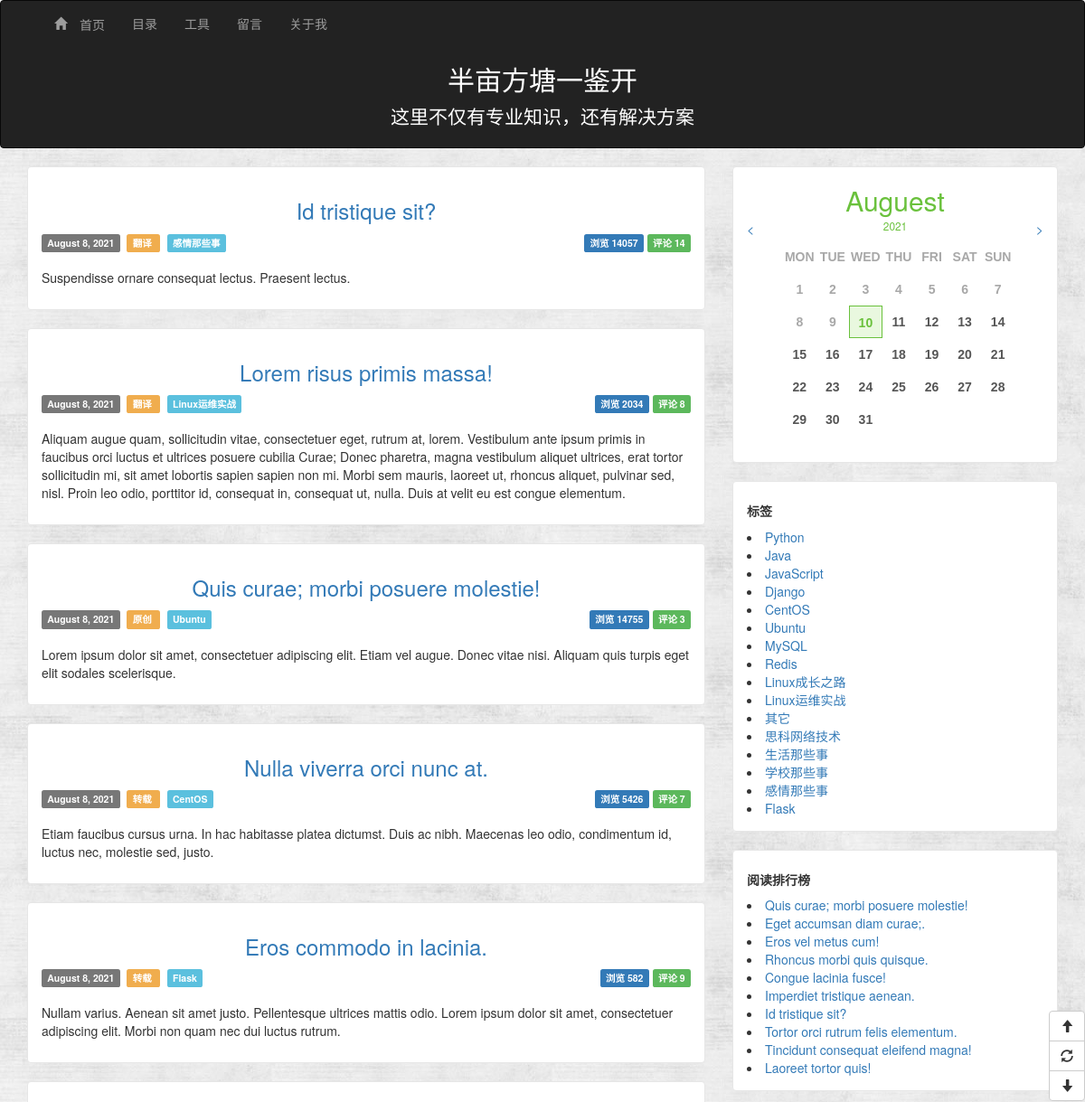
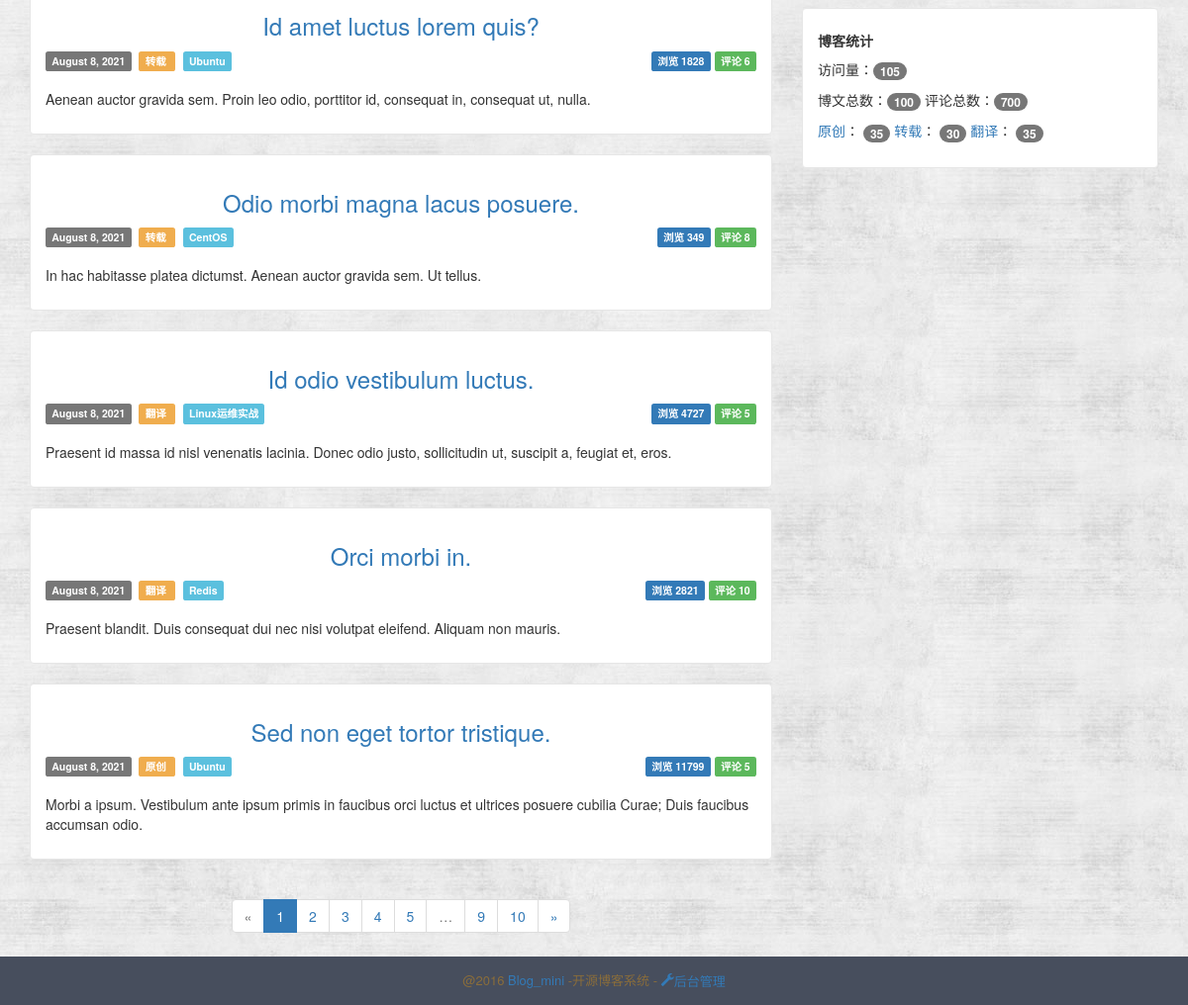
Before: / with the older database file (2 pictures, top to bottom).
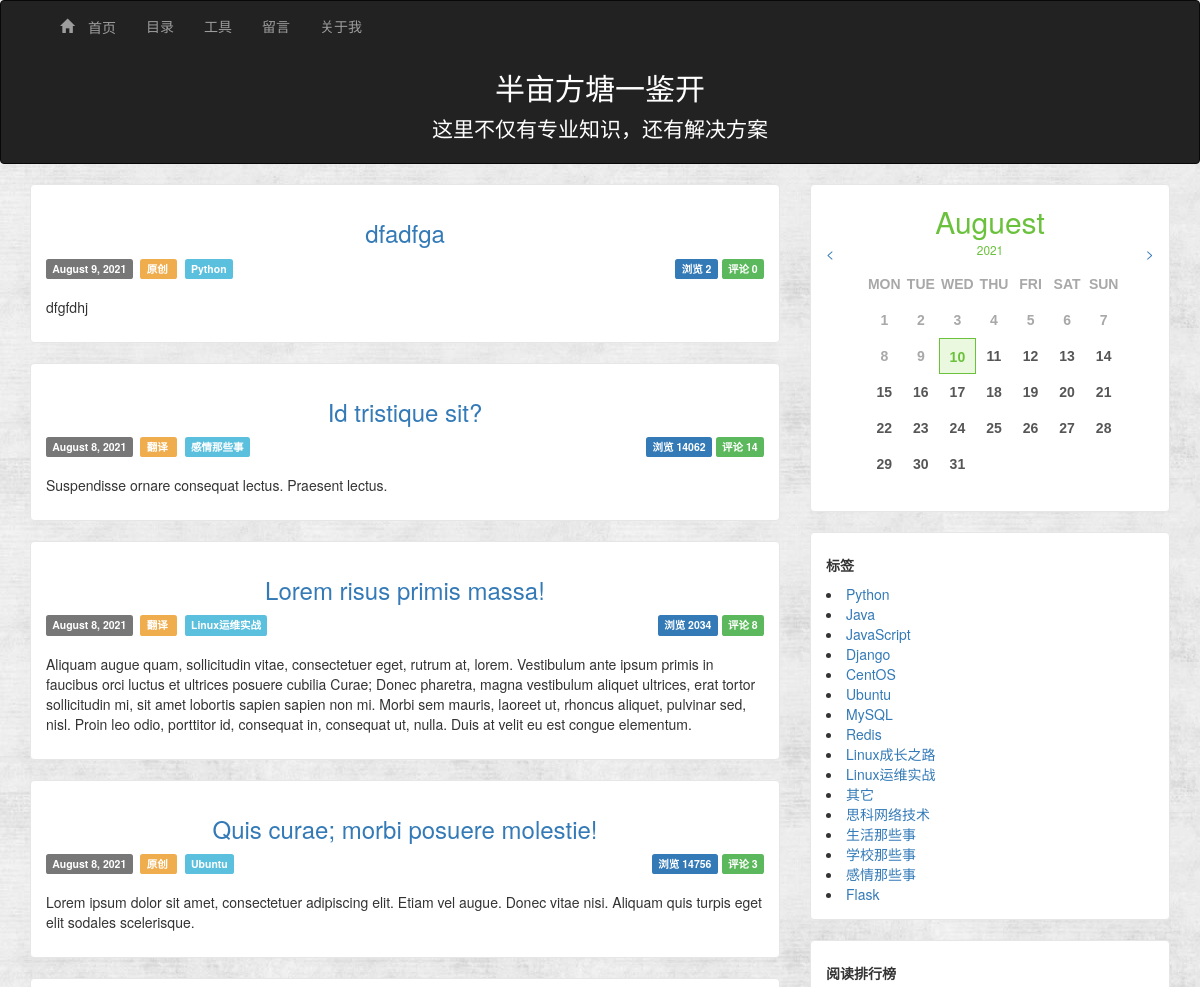
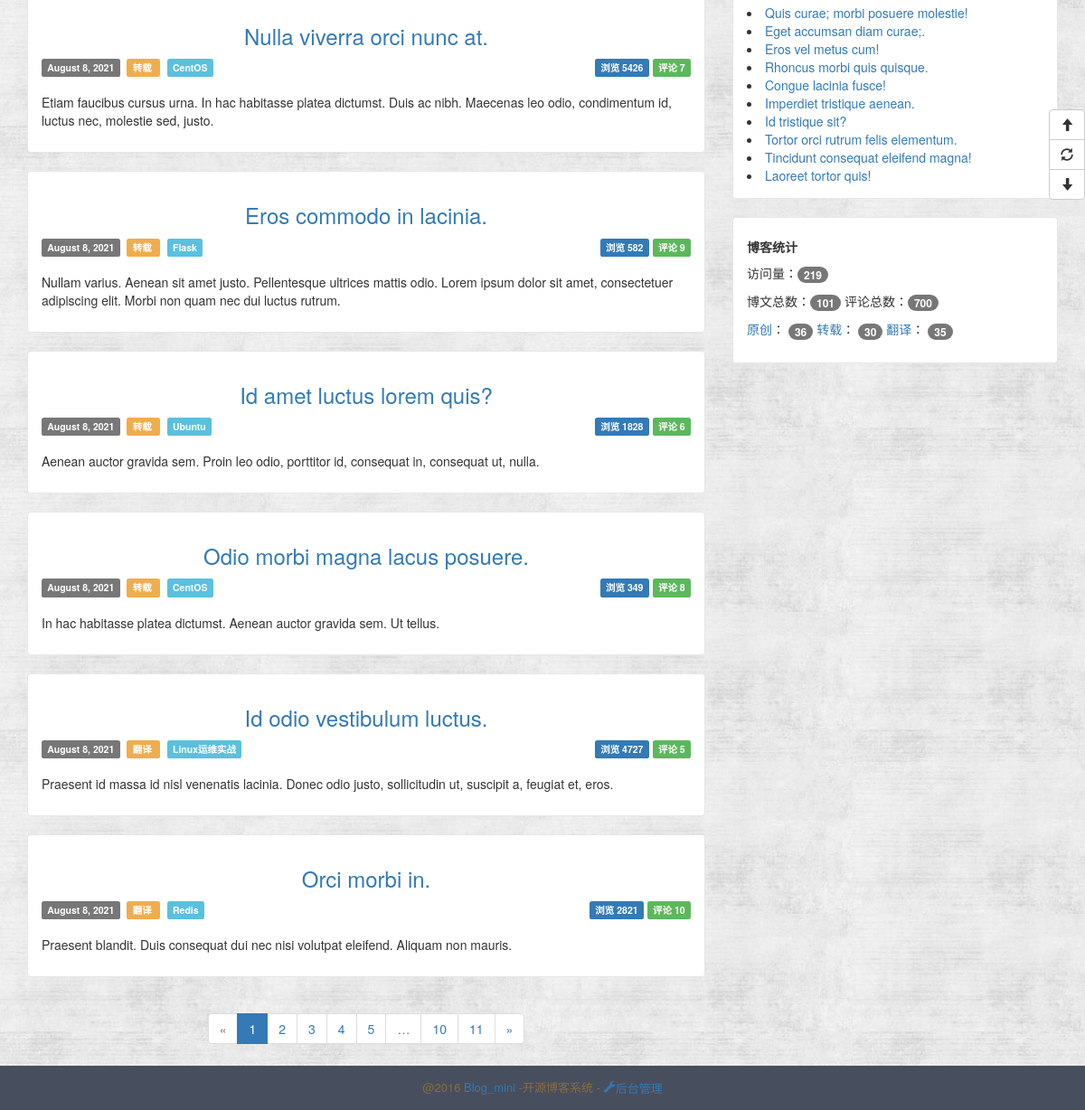
After: the same page with the newer database file (2 pictures, top to bottom).
### app/models.py (models this page shows, shortened)
class BlogInfo(db.Model):
    __tablename__ = 'blog_info'
    id = db.Column(db.Integer, primary_key=True)
    title = db.Column(db.String(64))
    signature = db.Column(db.Text)
    navbar = db.Column(db.String(64))

class Article(db.Model):
    __tablename__ = 'articles'
    id = db.Column(db.Integer, primary_key=True)
    title = db.Column(db.String(64), unique=True)
    content = db.Column(db.Text)
    summary = db.Column(db.Text)
    create_time = db.Column(db.DateTime, index=True, default=datetime.utcnow)
    update_time = db.Column(db.DateTime, index=True, default=datetime.utcnow)
    num_of_view = db.Column(db.Integer, default=0)
    articleType_id = db.Column(db.Integer, db.ForeignKey('articleTypes.id'))
    source_id = db.Column(db.Integer, db.ForeignKey('sources.id'))
    comments = db.relationship('Comment', backref='article', lazy='dynamic')

class Source(db.Model):
    __tablename__ = 'sources'
    id = db.Column(db.Integer, primary_key=True)
    name = db.Column(db.String(64), unique=True)
    articles = db.relationship('Article', backref='source', lazy='dynamic')

class ArticleType(db.Model):
    __tablename__ = 'articleTypes'
    id = db.Column(db.Integer, primary_key=True)
    name = db.Column(db.String(64), unique=True)
    introduction = db.Column(db.Text, default=None)
    articles = db.relationship('Article', backref='articleType', lazy='dynamic')
    menu_id = db.Column(db.Integer, db.ForeignKey('menus.id'), default=None)
    setting_id = db.Column(db.Integer, db.ForeignKey('articleTypeSettings.id'))
    @property
    def is_hide(self):
        if self.setting:
            return self.setting.hide
        else:
            return False

class Plugin(db.Model):
    __tablename__ = 'plugins'
    id = db.Column(db.Integer, primary_key=True)
    title = db.Column(db.String(64), unique=True)
    note = db.Column(db.Text, default='')
    content = db.Column(db.Text, default='')
    order = db.Column(db.Integer, default=0)
    disabled = db.Column(db.Boolean, default=False)

class BlogView(db.Model):
    __tablename__ = 'blog_view'
    id = db.Column(db.Integer, primary_key=True)
    num_of_view = db.Column(db.BigInteger, default=0)
    @staticmethod
    def add_view(db):
        view = BlogView.query.first()
        view.num_of_view += 1
        db.session.add(view)
        db.session.commit()

### app/main/views.py (the view)
@main.route('/')
def index():
    BlogView.add_view(db)
    page = request.args.get('page', 1, type=int)
    pagination = Article.query.order_by(Article.create_time.desc()).paginate(
        page, per_page=current_app.config['ARTICLES_PER_PAGE'],
        error_out=False)
    articles = pagination.items
    return render_template('index.html', articles=articles,
                           pagination=pagination, endpoint='.index')

### app/templates/index.html
{% extends 'base.html' %}
{% import "_macros.html" as macros %}
{% block content %}
    {% include "_article_entry.html" %}
    <div class="pagination">
    {% if endpoint == '.index' %}
        {{ macros.pagination_widget(pagination, endpoint) }}
    {% else %}
        {{ macros.pagination_widget(pagination, endpoint, id=id) }}
    {% endif %}
    </div>
{% endblock %}

### app/templates/base.html (shortened to what this page needs)
<!DOCTYPE html>
<html lang="en">
<head>
    {% block stylesheet %}
        <link href="{{ url_for('static', filename='css/bootstrap.css') }}" rel="stylesheet">
        <link href="{{ url_for('static', filename='css/common.css') }}" rel="stylesheet">
        <link href="{{ url_for('static', filename='css/calender.css') }}" rel="stylesheet">
    {% endblock %}
</head>
<body>
<header>
    <nav class="navbar navbar-{{ BlogInfo.query.first().navbar }}" role="navigation">
        <div class="container">
            <div class="collapse navbar-collapse">
                <ul class="nav navbar-nav">
                    <li class=""><a href="/"><span class="glyphicon glyphicon-home"> 首页</span></a></li>
                    <li><a href="{{ url_for('main.index') }}">目录</a></li>
                    <li><a href="{{ url_for('main.index') }}">工具</a></li>
                    <li><a href="{{ url_for('main.index') }}">留言</a></li>
                    <li><a href="{{ url_for('main.index') }}">关于我</a></li>
                </ul>
            </div>
        </div>
        <div class="container" style="color:white;text-align:center">
            <h2   class="blog-title">{{ BlogInfo.query.first().title }}</h2>
            <p class="lead signature">
                {{ BlogInfo.query.first().signature }}
            </p>
        </div>
    </nav>
</header>
{% block Content %}
    <div class="content">
        <div class="container">
            <div class="row">
                <div class="col-md-8 article">
                    {% block content %}
                    {% endblock %}
                </div>
                <div class="col-md-4 blog_nav">
                    {% block blog_nav_plugin %}
                        {% for plugin in Plugin.query.order_by(Plugin.order.asc()).all() %}
                            {% if plugin.disabled != True %}
                                {% if plugin.content != 'system_plugin' %}
                                    <div id="{{ plugin.title }}" class="entry-box">
                                        <h5><strong>{{ plugin.title }}</strong></h5>
                                        {{ plugin.content | safe }}
                                    </div>
                                {% else %}
                                    <div class="entry-box">
                                        <div class="title">
                                            <h2 class="green" id="calendar-title" style="text-align:center;margin:5px">
                                            </h2>
                                            <a href="" id="prev" style="float:left">&lt;</a>
                                            <a href="" id="next" style="float:right">&gt;</a>
                                            <h3 class="green small" id="calendar-year" style="text-align:center;margin:5px">
                                            </h3>
                                        </div>
                                        <div class="body" style="min-height:230px">
                                            <div class="lightgrey body-list">
                                                <ul>
                                                    <li>MON</li>
                                                    <li>TUE</li>
                                                    <li>WED</li>
                                                    <li>THU</li>
                                                    <li>FRI</li>
                                                    <li>SAT</li>
                                                    <li>SUN</li>
                                                </ul>
                                            </div>
                                        </div>
                                    </div>
                                    <div class="entry-box">
                                        <h5><strong>标签</strong></h5>
                                        {% for article_type in ArticleType.query.all() %}
                                            {% if not article_type.menu %}
                                                {% if not article_type.is_hide %}
                                                <li>
                                                    <a href="{{ url_for('main.articleTypes', id=article_type.id) }}">
                                                        {{ article_type.name }}
                                                    </a>
                                                </li>
                                                {% endif %}
                                            {% endif %}
                                        {% endfor %}
                                    </div>
                                    <div class="entry-box">
                                        <h5><strong>阅读排行榜</strong></h5>
                                        {% for article in Article.query.order_by(Article.num_of_view.desc()).limit(10) %}
                                                <li>
                                                    <a href="{{ url_for('main.articleDetails',id=article.id) }}">
                                                        {{ article.title }}
                                                    </a>
                                                </li>
                                        {% endfor %}
                                    </div>
                                    <div class="entry-box">
                                        <h5><strong>博客统计</strong></h5>
                                        <p>访问量：<span class="badge">{{ BlogView.query.first().num_of_view }}</span></p>
                                        <p>
                                            博文总数：<span class="badge">{{ Article.query.count() }}</span>
                                            评论总数：<span class="badge">{{ Comment.query.count() }}</span>
                                        </p>
                                        <p>
                                            {% for source in Source.query.all() %}
                                                <a href="{{ url_for('main.article_sources', id=source.id) }}">{{ source.name }}</a>：
                                                <span class="badge">{{ source.articles.count() }}</span>
                                            {% endfor %}
                                        </p>
                                    </div>
                                {% endif %}
                            {% endif %}
                        {% endfor %}
                    {% endblock %}
                </div>
            </div>
        </div>
    </div>
{% endblock %}
<div class="footer">
    <p class="footer-content">
        @2016
        <a href="#">Blog_mini</a>
        -开源博客系统
        {% if not current_user.is_authenticated %}
            -<a href="{{ url_for('auth.login') }}">
            <span class="glyphicon glyphicon-wrench">后台管理</span>
        </a>
        {% endif %}
    </p>
</div>
<div class="btn-group-vertical floatButton">
    <button id="goTop" class="btn btn-default" title="去顶部" type="button">
        <span class="glyphicon glyphicon-arrow-up"></span>
    </button>
    <button id="refresh" class="btn btn-default" title="刷新" type="button">
        <span class="glyphicon glyphicon-refresh"></span>
    </button>
    <button id="goBottom" class="btn btn-default" title="去底部" type="button">
        <span class="glyphicon glyphicon-arrow-down"></span>
    </button>
</div>
</body>
</html>

### app/templates/_macros.html
{% macro pagination_widget(pagination, endpoint, fragment='') %}
    <ul class="pagination">
        <li {% if not pagination.has_prev %} class="disabled"{% endif %}>
            <a href="{% if pagination.has_prev %}{{ url_for(endpoint,
                page = pagination.page - 1, **kwargs) }}{{ fragment }}{% else %}#{% endif %}">
                &laquo;
            </a>
        </li>
        {% for p in pagination.iter_pages() %}
            {% if p %}
                {% if p == pagination.page %}
                <li class="active">
                    <a href="{{ url_for(endpoint, page = p, **kwargs) }}{{ fragment }}">{{ p }}</a>
                </li>
                {% else %}
                <li>
                    <a href="{{ url_for(endpoint, page = p, **kwargs) }}{{ fragment }}">{{ p }}</a>
                </li>
                {% endif %}
            {% else %}
            <li class="disabled"><a href="#">&hellip;</a></li>
            {% endif %}
        {% endfor %}
        <li {% if not pagination.has_next %} class="disabled"{% endif %}>
            <a href="{% if pagination.has_next %}{{ url_for(endpoint,
                page = pagination.page + 1, **kwargs) }}{{ fragment }}{% else %}#{% endif %}">
                &raquo;
            </a>
        </li>
    </ul>
{% endmacro %}

### app/templates/_article_entry.html
{% for article in articles %}
    <div id='article-entry' class="entry-box">
    {% include '_article_info.html' %}
    </div>
{% endfor %}

### app/templates/_article_info.html
<div class="article-entry-header">
    <h3 class="article-entry-title">
        <a href="{{ url_for('.articleDetails', id=article.id) }}">{{ article.title }}</a>
    </h3>
</div>
<div class="article-entry-info">
    <div class="base-info">
        <span class="label label-default">{{ moment(article.create_time.date()).format('LL') }}</span>&nbsp;
        <span class="label label-warning">
            <a href="{{ url_for('main.article_sources', id=article.source.id) }}" target="_blank" style="color: white">
                {{ article.source.name }}
            </a>
        </span>&nbsp;
        <span class="label label-info">
            <a href="{{ url_for('main.articleTypes', id=article.articleType.id) }}" target="_blank" style="color: white">
                {{ article.articleType.name }}
            </a>
        </span>
    </div>
    <div class="main-info">
        <span class="label label-primary">浏览 {{ article.num_of_view }}</span>
        <span class="label label-success">评论 {{ article.comments.count() }}</span>
    </div>
</div>
<div class="article-entry-sum">
    <p>{{ article.summary }}</p>
</div>

### app/static/css/common.css (style rules this page uses)
body { background: url('../images/background.jpg'); }
.signature { padding-left: 0px; }
.content { min-height: 800px; }
.article-entry-sum { margin-top: 5px; }
.entry-box { background: #fff; padding: 15px; margin-bottom: 20px; border: 1px solid #e6e6e6; border-radius: 4px; }
.article-entry-header { margin: 0; padding: 0; border: 0; font: inherit; vertical-align: baseline; }
.article-entry-title { text-align: center; margin-bottom: 10px; }
.article-entry-title a { text-decoration: none; }
.article-entry-info { height: 35px; }
.article-entry-info .base-info { float: left; }
.article-entry-info .main-info { float: right; }
.footer { background: #474E5D; padding: 15px 0 5px; font-size: 13px; }
.footer-content { text-align: center; color: #8a6d3b; }
div.pagination { width: 100%; text-align: center; padding: 0px; margin: 0px; }
.footer-content a { text-decoration: none; }
.floatButton { position: fixed; top: 50%; right: 0; z-index: 9999999; }

### app/static/css/calender.css (style rules this page uses)
.body-list ul { float:center width:100%; font-family:arial; font-weight:bold; font-size:14px; }
.body-list ul li { width: 12.7%; height:36px; line-height:36px; list-style-type:none; display:block; box-sizing:border-box; float:left; text-align:center; }
.lightgrey { color:#a8a8a8; }
.green { color:#6ac13c; }

Changed rows visible on the page:
no longer on this page (row unchanged): Article: title "Sed non eget tortor tristique.", create_time "August 8, 2021", source.name "原创", articleType.name "Ubuntu", num_of_view "11799", comments.count "5", summary "Morbi a ipsum. Vestibulum ante ipsum primis in faucibus orci luctus et ultrices posuere cubilia Curae; Duis faucibus accumsan odio.", shown under "半亩方塘一鉴开"
added Article: title "dfadfga", create_time "August 9, 2021", source.name "原创", articleType.name "Python", num_of_view "2", comments.count "0", summary "dfgfdhj", shown under "半亩方塘一鉴开"
changed Article "Id tristique sit?": num_of_view "14057" → "14062"
changed Article "Quis curae; morbi posuere molestie!": num_of_view "14755" → "14756"
computed for Plugin: query.count "100" → "101"
changed BlogView: query.first "105" → "219"
computed for Source "原创": articles.count "35" → "36"
Other visible differences:
new list line: "11"
list line gone: "9"
